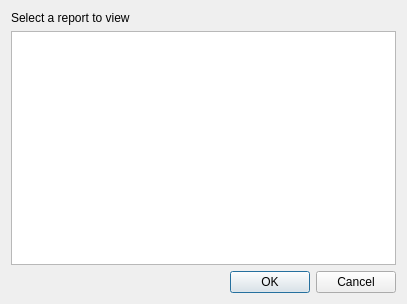
<?xml version="1.0" encoding="UTF-8"?>
<ui version="4.0">
 <class>SelectReport</class>
 <widget class="QDialog" name="SelectReport">
  <property name="geometry">
   <rect>
    <x>0</x>
    <y>0</y>
    <width>407</width>
    <height>304</height>
   </rect>
  </property>
  <property name="windowTitle">
   <string>Select a report</string>
  </property>
  <property name="windowIcon">
   <iconset resource="res.qrc">
    <normaloff>:/images/fit-page-32.png</normaloff>:/images/fit-page-32.png</iconset>
  </property>
  <layout class="QVBoxLayout" name="verticalLayout">
   <item>
    <widget class="QLabel" name="label">
     <property name="text">
      <string>Select a report to view</string>
     </property>
    </widget>
   </item>
   <item>
    <widget class="QListWidget" name="lstReports"/>
   </item>
   <item>
    <widget class="QDialogButtonBox" name="buttonBox">
     <property name="orientation">
      <enum>Qt::Horizontal</enum>
     </property>
     <property name="standardButtons">
      <set>QDialogButtonBox::Cancel|QDialogButtonBox::Ok</set>
     </property>
    </widget>
   </item>
  </layout>
 </widget>
 <resources>
  <include location="res.qrc"/>
 </resources>
 <connections>
  <connection>
   <sender>buttonBox</sender>
   <signal>accepted()</signal>
   <receiver>SelectReport</receiver>
   <slot>accept()</slot>
   <hints>
    <hint type="sourcelabel">
     <x>248</x>
     <y>254</y>
    </hint>
    <hint type="destinationlabel">
     <x>157</x>
     <y>274</y>
    </hint>
   </hints>
  </connection>
  <connection>
   <sender>buttonBox</sender>
   <signal>rejected()</signal>
   <receiver>SelectReport</receiver>
   <slot>reject()</slot>
   <hints>
    <hint type="sourcelabel">
     <x>316</x>
     <y>260</y>
    </hint>
    <hint type="destinationlabel">
     <x>286</x>
     <y>274</y>
    </hint>
   </hints>
  </connection>
 </connections>
</ui>
